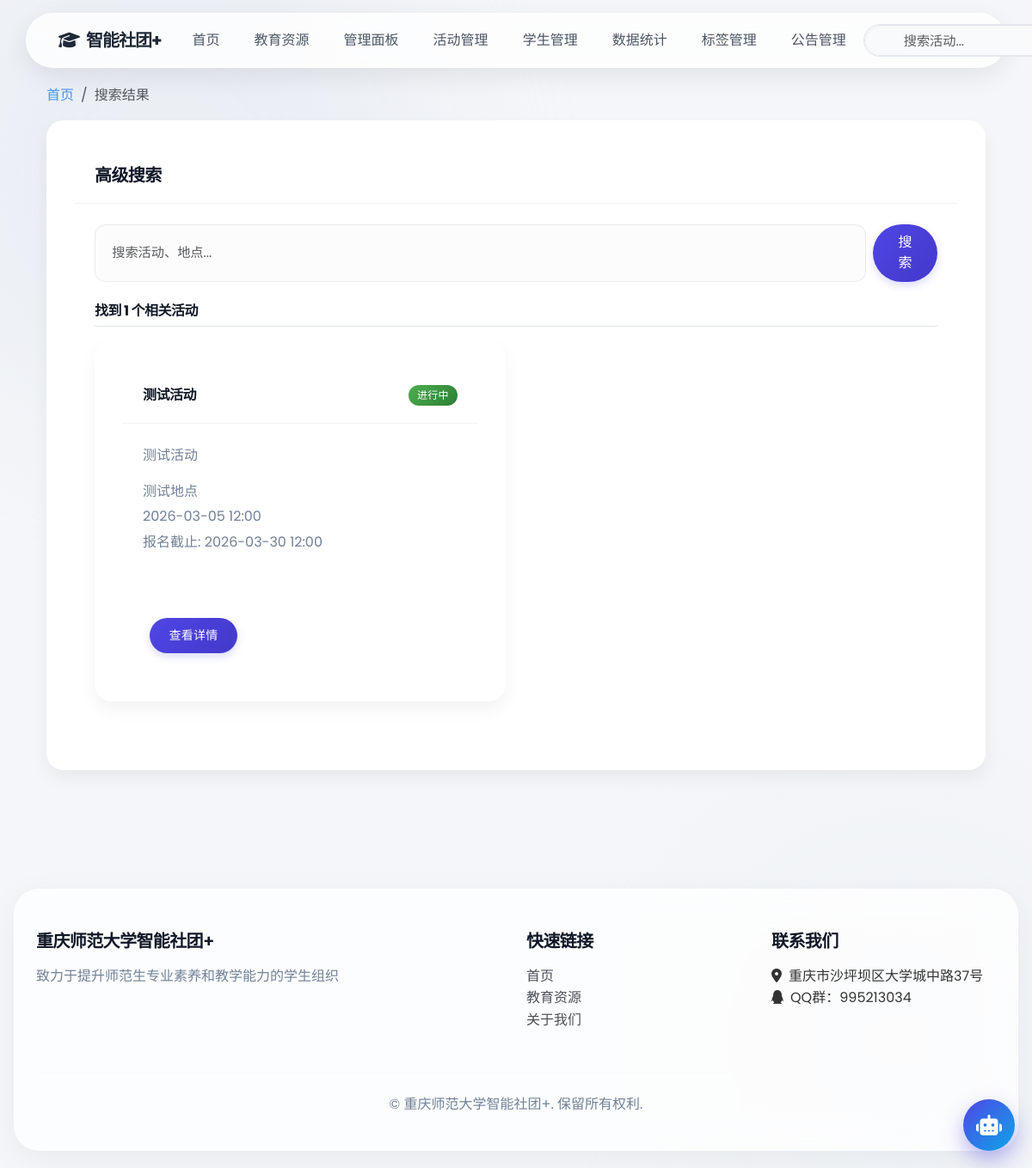
Screenshot of /activities (signed in) with the database file from the repository.
### src/models/__init__.py (models this page shows, shortened)
class Activity(db.Model):
    __tablename__ = 'activities'
    id = Column(Integer, primary_key=True)
    title = Column(String(128), nullable=False)
    description = Column(Text)
    location = Column(String(128))
    start_time = Column(DateTime)
    end_time = Column(DateTime)
    registration_start_time = Column(DateTime)
    registration_deadline = Column(DateTime)
    completed_at = Column(DateTime)  # 活动完成时间
    max_participants = Column(Integer, default=0)  # 0表示不限制
    points = Column(Integer, default=10)  # 参与可获得的积分
    type = Column(String(50), default='其他')  # 活动类型
    status = Column(String(20), default='active')  # 活动状态：active, completed, cancelled
    is_featured = Column(Boolean, default=False)  # 是否为重点活动
    poster_image = Column(String(255))  # 存储海报图片文件名
    poster_data = Column(db.LargeBinary)  # 存储海报图片二进制数据
    poster_mimetype = Column(String(50))  # 存储海报图片MIME类型
    checkin_key = Column(String(32))  # 签到密钥
    checkin_key_expires = Column(DateTime(timezone=True))  # 签到密钥过期时间
    checkin_enabled = Column(Boolean, default=False)  # 是否启用签到
    created_by = Column(Integer, ForeignKey('users.id'))
    created_at = Column(DateTime, default=func.now())
    updated_at = Column(DateTime, default=func.now(), onupdate=func.now())
    creator = relationship('User', backref='created_activities')
    registrations = relationship('Registration', backref='activity', lazy='dynamic', cascade='all, delete-orphan')
    reviews = relationship('ActivityReview', backref='activity', lazy='dynamic', cascade='all, delete-orphan')
    checkins = relationship('ActivityCheckin', backref='activity', lazy='dynamic', cascade='all, delete-orphan')
    tags = relationship('Tag', secondary=activity_tags, backref=backref('activities', lazy='dynamic'))

### src/routes/main.py (the view, shortened to what this page needs)
@main_bp.route('/activities')
def activities():
    try:
        from src.models import Activity, Registration
        from src.utils.time_helpers import get_localized_now, safe_less_than, safe_greater_than, safe_compare, display_datetime
        from src import db
        now = get_localized_now()
        page = request.args.get('page', 1, type=int)
        search_query = request.args.get('search', '')
        status = request.args.get('status', 'active')
        query = db.select(Activity)
        from src.utils.time_helpers import get_localized_now
        now = get_localized_now()
        if status == 'active':
            query = query.filter(Activity.status == 'active')
            query = query.filter(Activity.end_time > now)
        query = query.order_by(Activity.created_at.desc())
        try:
            activities_list = get_compatible_paginate(db, query, page=page, per_page=9, error_out=False)
            registered_activity_ids = []
            if current_user.is_authenticated:
                reg_stmt = db.select(Registration.activity_id).filter(
                    Registration.user_id == current_user.id,
                        Registration.status.in_(['registered', 'attended'])
                )
                registered = db.session.execute(reg_stmt).all()
                registered_activity_ids = [r[0] for r in registered]
            return render_template('main/search.html',
                                   activities=activities_list,
                                   search_query=search_query,
                                   current_status=status,
                                   registered_activity_ids=registered_activity_ids,
                                    display_datetime=display_datetime)
        except Exception as e:
            logger.error(f"分页或获取已报名活动出错: {e}")
            activities_query = db.session.execute(query).scalars().all()
            return render_template('main/search.html',
                                activities=activities_query,
                                search_query=search_query,
                                current_status=status,
                                registered_activity_ids=[],
                                display_datetime=display_datetime)
    except Exception as e:
        logger.error(f"Error in activities page: {e}")
        flash('加载活动列表时出错', 'danger')
        return render_template('main/search.html',
                             activities=[],
                             search_query=search_query if 'search_query' in locals() else '',
                             current_status=status if 'status' in locals() else 'active',
                             registered_activity_ids=[],
                             display_datetime=display_datetime)

### src/templates/main/search.html (shortened to what this page needs)
{% extends 'base.html' %}
{% block content %}
<div class="container mt-4">
    <nav aria-label="breadcrumb">
        <ol class="breadcrumb">
            <li class="breadcrumb-item"><a href="{{ url_for('main.index') }}">首页</a></li>
            <li class="breadcrumb-item active" aria-current="page">搜索结果</li>
        </ol>
    </nav>
    <div class="card shadow-sm mb-4">
        <div class="card-header bg-transparent text-dark">
            <h5 class="mb-0">高级搜索</h5>
        </div>
        <div class="card-body">
            <div class="mb-4">
                <form method="GET" action="{{ url_for('main.search') }}" class="d-flex">
                    <input type="text" name="q" class="form-control me-2" value="{{ query }}" placeholder="搜索活动、地点...">
                    <button type="submit" class="btn btn-primary" data-no-loading>搜索</button>
                </form>
            </div>
            {% if activities %}
                <h6 class="border-bottom pb-2 mb-3">找到 {{ activities|length }} 个相关活动</h6>
                <div class="row">
                    {% for activity in activities %}
                        <div class="col-md-6 mb-4">
                            <div class="card h-100">
                                <div class="card-header d-flex justify-content-between align-items-center">
                                    <h6 class="mb-0">{{ activity.title }}</h6>
                                    <span class="badge {% if activity.status == 'active' %}bg-success{% elif activity.status == 'completed' %}bg-secondary{% else %}bg-danger{% endif %}">
                                        {% if activity.status == 'active' %}进行中{% elif activity.status == 'completed' %}已结束{% else %}已取消{% endif %}
                                    </span>
                                </div>
                                <div class="card-body">
                                    <p class="card-text text-truncate">{{ activity.description|striptags }}</p>
                                    <p class="mb-1"> {{ activity.location }}</p>
                                    <p class="mb-1"> {{ display_datetime(activity.start_time, None, '%Y-%m-%d %H:%M') }}</p>
                                    <p class="mb-1"> 报名截止: {{ display_datetime(activity.registration_deadline, None, '%Y-%m-%d %H:%M') }}</p>
                                </div>
                                <div class="card-footer bg-transparent">
                                    {% if current_user.is_authenticated %}
                                        {% if current_user.role.name == 'Admin' %}
                                            <a href="{{ url_for('admin.edit_activity', id=activity.id) }}" class="btn btn-sm btn-primary">查看详情</a>
                                        {% else %}
                                            <a href="{{ url_for('student.activity_detail', id=activity.id) }}" class="btn btn-sm btn-primary">查看详情</a>
                                        {% endif %}
                                    {% else %}
                                        <a href="{{ url_for('auth.login') }}" class="btn btn-sm btn-outline-primary">登录后查看</a>
                                    {% endif %}
                                </div>
                            </div>
                        </div>
                    {% endfor %}
                </div>
            {% endif %}
        </div>
    </div>
</div>
{% endblock %}

### src/templates/base.html (shortened to what this page needs)
<!DOCTYPE html>
<html lang="zh-CN">
<head>
    <link href="https://cdn.jsdelivr.net/npm/bootstrap@5.3.0/dist/css/bootstrap.min.css" rel="stylesheet">
    <link rel="stylesheet" href="https://cdnjs.cloudflare.com/ajax/libs/font-awesome/6.4.0/css/all.min.css">
    <link href="https://cdnjs.cloudflare.com/ajax/libs/weather-icons/2.0.12/css/weather-icons.min.css" rel="stylesheet">
    <link rel="stylesheet" href="https://cdnjs.cloudflare.com/ajax/libs/toastr.js/latest/toastr.min.css">
    <link rel="stylesheet" href="https://cdnjs.cloudflare.com/ajax/libs/aos/2.3.4/aos.css" />
    <link rel="stylesheet" href="https://cdnjs.cloudflare.com/ajax/libs/animate.css/4.1.1/animate.min.css" />
    <link rel="stylesheet" href="{{ url_for('static', filename='css/style.css') }}">
</head>
<body data-user-logged-in="{{ 'true' if current_user.is_authenticated else 'false' }}" data-user-role="{{ current_user.role.name|lower if current_user.is_authenticated and current_user.role else '' }}" style="padding-top: 100px;">
    <nav class="navbar navbar-expand-lg glass-nav">
        <div class="container">
            <a class="navbar-brand" href="{{ url_for('main.index') }}">
                <i class="fas fa-graduation-cap me-2"></i>智能社团+
            </a>
            <div class="collapse navbar-collapse" id="navbarNav">
                <ul class="navbar-nav me-auto">
                    <li class="nav-item">
                        <a class="nav-link" href="{{ url_for('main.index') }}">首页</a>
                    </li>
                    <li class="nav-item">
                        <a class="nav-link" href="{{ url_for('education.resources') }}">教育资源</a>
                    </li>
                    {% if current_user.is_authenticated %}
                        {% if current_user.role.name|lower == 'admin' %}
                            <li class="nav-item">
                                <a class="nav-link" href="{{ url_for('admin.dashboard') }}">管理面板</a>
                            </li>
                            <li class="nav-item">
                                <a class="nav-link" href="{{ url_for('admin.activities') }}">活动管理</a>
                            </li>
                            <li class="nav-item">
                                <a class="nav-link" href="{{ url_for('admin.students') }}">学生管理</a>
                            </li>
                            <li class="nav-item">
                                <a class="nav-link" href="{{ url_for('admin.statistics') }}">数据统计</a>
                            </li>
                            <li class="nav-item">
                                <a class="nav-link" href="{{ url_for('admin.manage_tags') }}">标签管理</a>
                            </li>
                            <li class="nav-item">
                                <a class="nav-link" href="{{ url_for('admin.announcements') }}">公告管理</a>
                            </li>
                        {% endif %}
                    {% else %}
                        <li class="nav-item">
                            <a class="nav-link" href="{{ url_for('main.about') }}">关于我们</a>
                        </li>
                    {% endif %}
                </ul>
                <div class="d-flex bottom-area">
                    <form class="search-form input-group me-2" action="{{ url_for('main.search') }}" method="get">
                        <input class="form-control" type="search" name="q" placeholder="搜索活动..." aria-label="Search">
                    </form>
                </div>
            </div>
        </div>
    </nav>
    <div class="container mt-4">
        {% block content %}{% endblock %}
    </div>
    <div class="container-fluid footer-wrapper p-0" style="margin-top: 50px;">
    <footer class="footer">
        <div class="container">
            <div class="row">
                <div class="col-md-6">
                    <h5>重庆师范大学智能社团+</h5>
                    <p>致力于提升师范生专业素养和教学能力的学生组织</p>
                </div>
                <div class="col-md-3">
                    <h5>快速链接</h5>
                    <ul class="list-unstyled">
                        <li><a href="{{ url_for('main.index') }}">首页</a></li>
                        <li><a href="{{ url_for('education.resources') }}">教育资源</a></li>
                        <li><a href="{{ url_for('main.about') }}">关于我们</a></li>
                    </ul>
                </div>
                <div class="col-md-3">
                    <h5>联系我们</h5>
                    <ul class="list-unstyled">
                        <li><i class="fas fa-map-marker-alt me-2"></i>重庆市沙坪坝区大学城中路37号</li>
                        <li><i class="fab fa-qq me-2"></i>QQ群：995213034</li>
                    </ul>
                </div>
            </div>
            <hr>
            <div class="text-center">
                <p>&copy; {% if now is defined %}{{ now.year }}{% else %}2025{% endif %} 重庆师范大学智能社团+. 保留所有权利.</p>
            </div>
        </div>
    </footer>
    </div>
    <button class="ai-chat-button" id="aiChatToggleBtn">
        <i class="fas fa-robot"></i>
    </button>
</body>
</html>

### rows the page displays
Activity: title "测试活动", status "进行中", description "测试活动", location "测试地点", start_time "2026-03-05 12:00", registration_deadline "2026-03-30 12:00"

### other values shown
{{ activities|length }} "1"
